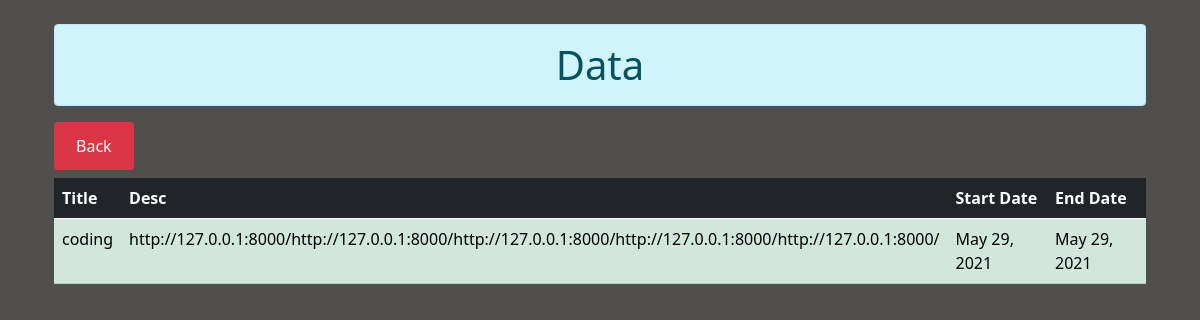
The app's page /view/4 with its own data.
### homepage/models.py (models this page shows)
class todomodel(models.Model):
    user = models.ForeignKey(settings.AUTH_USER_MODEL,default=1,on_delete=models.CASCADE)
    title = models.CharField(max_length=50)
    desc = models.CharField(max_length = 500)
    startdate = models.DateField()
    enddate = models.DateField()

### homepage/views.py (the view)
# urls.py: path('view/<int:id>',views.viewdata,name='viewdata'),
def viewdata(request,id):
    form = todomodel.objects.get(pk=id)
    return render(request,'view.html',{'form':form})

### homepage/templates/view.html
{% extends 'base.html' %}
{% block content %}
<div class="container">
    <div class="row">
        <div class="col-sm-12 ">
            <h1 class=" text-center alert alert-info">Data </h1>
            <button class="btn btn-danger btn-sm">
                <a  class = "btn btn-danger"href="{% url 'profile' %}">Back</a>
            </button>
            <table class="table mt-2 ">
                <thead>
                    <tr class="table-dark">
                        <th scope="col">Title</th>
                        <th scope="col">Desc</th>
                        <th scope="col">Start Date</th>
                        <th scope="col">End Date</th>
                    </tr>
                </thead>
                <tbody>
                    <tr class="table-success">
                        <td>{{form.title}}</td>
                        <td>{{form.desc}}</td>
                        <td>{{form.startdate}}</td>
                        <td>{{form.enddate}}</td>
                    </tr>
                </tbody>
            </table>
        </div>
    </div>
</div>
{% endblock content %}

### records on screen
todomodel: title "coding", desc "http://127.0.0.1:8000/http://127.0.0.1:8000/http://127.0.0.1:8000/http://127.0.0.1:8000/http://127.0.0.1:8000/", startdate "May 29, 2021", enddate "May 29, 2021"
